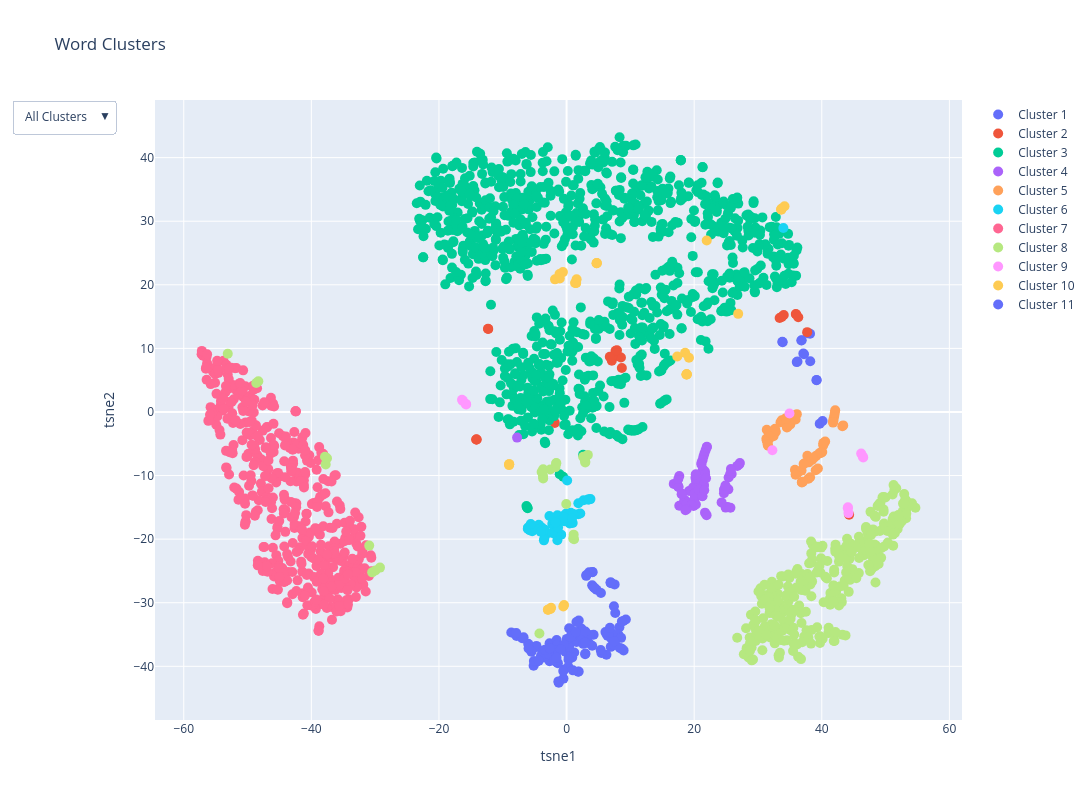

Source (notebook cell):
### Code cell
# Create a DataFrame for Plotly
df = pd.DataFrame({
    'PCA1': X_tsne[:, 0],
    'PCA2': X_tsne[:, 1],
    'Cluster': labels,
    'Word': unique_lemma
})
# pca1_min, pca1_max = df['PCA1'].min(), df['PCA1'].max()
# pca2_min, pca2_max = df['PCA2'].min(), df['PCA2'].max()
# Create a scatter plot with Plotly
fig = go.Figure()

# Add traces for each cluster
for cluster in range(1, optimal_clusters + 1):
    cluster_data = df[df['Cluster'] == cluster]
    fig.add_trace(go.Scatter(
        x=cluster_data['PCA1'],
        y=cluster_data['PCA2'],
        mode='markers',
        marker=dict(size=10),
        name=f'Cluster {cluster}',
        text=cluster_data['Word'],
        hovertemplate='%{text}<extra></extra>',
    ))

# Update layout with dropdown menu
fig.update_layout(
    title='Word Clusters',
    xaxis_title='tsne1',
    yaxis_title='tsne2',
    width=1600,  # Set the width of the figure
    height=800,  # Set the height of the figure
    # xaxis=dict(range=[pca1_min, pca1_max]),
    # yaxis=dict(range=[pca2_min, pca2_max]),
    updatemenus=[
        {
            'buttons': [
                {
                    'label': 'All Clusters',
                    'method': 'update',
                    'args': [{'visible': [True] * optimal_clusters},
                             {'title': 'All Clusters'}]
                }
            ] + [
                {
                    'label': f'Cluster {i}',
                    'method': 'update',
                    'args': [{'visible': [j == i - 1 for j in range(optimal_clusters)]},
                             {'title': f'Cluster {i}'}]
                } for i in range(1, optimal_clusters + 1)
            ],
            'direction': 'down',
            'showactive': True
        }
    ]
)

fig.show()

### Figure 1 — Plotly figure (JSON) as saved in the notebook; plotly's stock layout.template omitted (floating-point values rounded to 4 significant figures; data arrays with more than 128 entries replaced by an {"elided": "..."} marker saying what was removed)
{"data": [{"hovertemplate": "%{text}<extra></extra>", "marker": {"size": 10}, "mode": "markers", "name": "Cluster 1", "text": [["a", "PART"], ["avea", "AUX"], ["ca", "SCONJ"], ["ci", "CCONJ"], ["că", "SCONJ"], ["căci", "CCONJ"], ["dacă", "SCONJ"], ["dar", "CCONJ"], ["deci", "CCONJ"], ["deoarece", "SCONJ"], ["deși", "SCONJ"], ["el", "PRON"], ["eu", "PRON"], ["fi", "AUX"], ["fie", "CCONJ"], ["fiindcă", "SCONJ"], ["fără", "SCONJ"], ["nu", "PART"], ["ori", "CCONJ"], ["până", "SCONJ"], ["sau", "CCONJ"], ["sine", "PRON"], ["să", "PART"], ["tu", "PRON"], ["vrea", "AUX"], ["încât", "SCONJ"], ["însă", "CCONJ"], ["întrucât", "SCONJ"], ["și", "CCONJ"]], "type": "scatter", "x": [33.87, 39.18, 7.533, 4.704, 36.19, 3.085, 36.08, 7.425, 4.014, 7.017, 6.908, 37.79, 36.84, 39.18, 4.213, 4.037, 3.534, 37.22, 4.406, 4.08, 39.68, 38.16, 37.11, 36.8, 33.81, 6.902, 5.386, 3.109, 40.12], "y": [10.96, 5.022, -27.12, -27.95, 7.927, -25.77, 7.841, -30.56, -27.25, -26.94, -26.88, 12.38, 11.27, 5.008, -27.51, -25.19, -25.22, 9.091, -27.71, -25.17, -1.841, 12.3, 9.196, 11.24, 11.04, -26.8, -28.47, -25.65, -1.413]}, {"hovertemplate": "%{text}<extra></extra>", "marker": {"size": 10}, "mode": "markers", "name": "Cluster 2", "text": [["acela", "PRON"], ["acesta", "PRON"], ["altul", "PRON"], ["care", "PRON"], ["ce", "PRON"], ["celălalt", "PRON"], ["ceva", "PRON"], ["cine", "PRON"], ["cineva", "PRON"], ["câtva", "PRON"], ["dumneata", "PRON"], ["dumneavoastră", "PRON"], ["fiecare", "PRON"], ["lui", "PRON"], ["meu", "PRON"], ["mult", "PRON"], ["nimeni", "PRON"], ["nimic", "PRON"], ["oricare", "PRON"], ["orice", "PRON"], ["său", "PRON"], ["tot", "PRON"], ["unul", "PRON"]], "type": "scatter", "x": [35.93, 35.99, 33.39, 37.71, 36.32, 8.664, 7.902, 7.092, 7.167, -12.28, -1.846, 44.28, 8.1, -14.17, -14.11, 8.522, 7.143, 7.68, -12.31, 6.772, -14.1, 33.73, 34.04], "y": [15.42, 15.35, 14.77, 12.55, 14.89, 6.912, 9.693, 8.054, 8.61, 13.05, -1.715, -16.17, 8.776, -4.318, -4.323, 8.578, 8.714, 9.63, 13.09, 8.676, -4.334, 14.96, 15.25]}, {"hovertemplate": "%{text}<extra></extra>", "marker": {"size": 10}, "mode": "markers", "name": "Cluster 3", "text": {"elided": "1035x2 str values"}, "type": "scatter", "x": {"elided": "1035 float values"}, "y": {"elided": "1035 float values"}}, {"hovertemplate": "%{text}<extra></extra>", "marker": {"size": 10}, "mode": "markers", "name": "Cluster 4", "text": {"elided": "73x2 str values"}, "type": "scatter", "x": [19.2, 22.0, 21.36, 21.31, 20.2, 21.66, 20.54, 20.57, 21.64, 20.29, 19.85, 17.66, 20.51, 20.1, 18.45, 18.53, 18.8, 17.33, 21.96, 21.68, 17.54, 16.8, 17.37, 17.53, 17.67, 17.51, 18.1, 18.03, 19.8, 21.71, 20.39, 21.49, 21.54, 20.39, 20.14, 20.09, 20.1, 21.79, 21.86, 20.74, 21.6, 21.26, 19.91, 21.46, 21.57, 21.32, 20.27, 21.14, 21.13, 19.58, 18.83, 20.25, 18.63, 25.36, -7.757, 25.4, 27.16, 25.24, 24.94, 25.68, 21.7, 24.84, 25.65, 27.05, 25.0, 26.76, 24.3, 25.88, 25.76, 24.67, 21.94, 24.67, 24.9], "y": [-12.44, -5.46, -9.0, -13.26, -10.33, -9.311, -11.22, -10.62, -9.464, -10.87, -11.84, -14.75, -10.95, -13.48, -13.88, -13.86, -14.52, -11.22, -5.545, -10.36, -11.76, -11.31, -11.47, -11.8, -10.07, -10.55, -12.87, -12.92, -14.05, -9.789, -12.05, -11.65, -11.49, -13.07, -12.8, -12.81, -13.59, -6.018, -10.43, -12.21, -6.531, -13.2, -14.8, -7.01, -12.31, -7.558, -14.55, -8.01, -8.243, -14.62, -15.31, -9.814, -15.46, -12.17, -4.03, -10.31, -8.036, -14.96, -15.04, -15.06, -15.84, -12.08, -9.757, -8.258, -14.96, -8.481, -14.22, -9.762, -8.98, -12.77, -16.22, -12.21, -11.58]}, {"hovertemplate": "%{text}<extra></extra>", "marker": {"size": 10}, "mode": "markers", "name": "Cluster 5", "text": [["a", "ADP"], ["acel", "DET"], ["același", "DET"], ["acest", "DET"], ["al", "DET"], ["alt", "DET"], ["anumit", "DET"], ["asupra", "ADP"], ["atât", "DET"], ["ca", "ADP"], ["care", "DET"], ["ce", "DET"], ["celălalt", "DET"], ["conform", "ADP"], ["cu", "ADP"], ["cât", "DET"], ["câtva", "DET"], ["către", "ADP"], ["datorită", "ADP"], ["de", "ADP"], ["deasupra", "ADP"], ["despre", "ADP"], ["din", "ADP"], ["dintre", "ADP"], ["dintru", "ADP"], ["drept", "ADP"], ["după", "ADP"], ["fiecare", "DET"], ["fără", "ADP"], ["la", "ADP"], ["lângă", "ADP"], ["mult", "DET"], ["nici_un", "DET"], ["niște", "DET"], ["oarecare", "DET"], ["oricare", "DET"], ["orice", "DET"], ["pe", "ADP"], ["pentru", "ADP"], ["peste", "ADP"], ["potrivit", "ADP"], ["prin", "ADP"], ["printre", "ADP"], ["printru", "ADP"], ["privind", "ADP"], ["puțin", "DET"], ["până", "ADP"], ["spre", "ADP"], ["sub", "ADP"], ["tot", "DET"], ["un", "DET"], ["vreun", "DET"], ["împotriva", "ADP"], ["în", "ADP"], ["înaintea", "ADP"], ["între", "ADP"], ["întru", "ADP"]], "type": "scatter", "x": [35.93, 33.53, 33.73, 36.09, 43.22, 35.53, 34.58, 39.39, 31.66, 40.33, 31.38, 31.32, 32.8, 38.17, 41.86, 31.38, 34.54, 37.74, 37.9, 42.1, 36.88, 38.48, 41.82, 40.07, 37.31, 36.21, 40.23, 34.3, 39.14, 41.96, 35.8, 35.07, 31.57, 32.43, 31.59, 31.83, 34.44, 41.77, 41.76, 37.95, 37.05, 40.53, 36.83, 37.15, 39.86, 31.51, 35.89, 38.84, 39.62, 35.9, 43.35, 32.68, 39.05, 42.04, 36.88, 39.86, 40.23], "y": [-9.32, -1.607, -1.313, -0.3389, -2.247, -0.9895, -2.35, -8.884, -4.354, -4.901, -2.783, -4.23, -3.116, -10.25, -1.067, -4.535, -2.439, -6.899, -10.5, 0.2719, -11.02, -7.539, -1.404, -6.308, -8.051, -9.608, -5.251, -1.031, -6.868, -0.6117, -9.105, -1.963, -4.01, -3.823, -5.3, -3.272, -1.033, -1.543, -1.671, -7.926, -10.96, -4.632, -9.22, -8.197, -6.464, -5.133, -9.861, -7.163, -6.482, -1.19, -2.112, -2.643, -9.168, -0.1028, -11.07, -6.37, -4.903]}, {"hovertemplate": "%{text}<extra></extra>", "marker": {"size": 10}, "mode": "markers", "name": "Cluster 6", "text": [["Alexandru", "PROPN"], ["Anglia", "PROPN"], ["Arghezi", "PROPN"], ["BGN", "PROPN"], ["București", "PROPN"], ["Carpați", "PROPN"], ["Cuza", "PROPN"], ["Dumnezeu", "PROPN"], ["EUJUST", "PROPN"], ["EUPOL", "PROPN"], ["Eminescu", "PROPN"], ["Europa", "PROPN"], ["Franța", "PROPN"], ["George", "PROPN"], ["Germania", "PROPN"], ["Goldstein", "PROPN"], ["Grigore", "PROPN"], ["HIV", "PROPN"], ["Iași", "PROPN"], ["Ioan", "PROPN"], ["Ion", "PROPN"], ["Iosif", "PROPN"], ["Irak", "PROPN"], ["Israel", "PROPN"], ["Italia", "PROPN"], ["Londra", "PROPN"], ["Maria", "PROPN"], ["Mauritius", "PROPN"], ["Mihai", "PROPN"], ["Moldova", "PROPN"], ["Moscova", "PROPN"], ["Nicolae", "PROPN"], ["O'Brien", "PROPN"], ["Oceania", "PROPN"], ["Paris", "PROPN"], ["Paul", "PROPN"], ["România", "PROPN"], ["Rusia", "PROPN"], ["Stalevo", "PROPN"], ["THEMIS", "PROPN"], ["Tamiflu", "PROPN"], ["Tarceva", "PROPN"], ["Telzir", "PROPN"], ["Timișoara", "PROPN"], ["Transilvania", "PROPN"], ["Ucraina", "PROPN"], ["Ungaria", "PROPN"], ["Viena", "PROPN"], ["Winston", "PROPN"], ["Ștefan", "PROPN"]], "type": "scatter", "x": [-6.043, -1.569, -3.323, -1.432, 3.743, -2.237, -3.493, -0.8475, -4.674, -2.683, -1.531, 1.847, 0.3769, -4.357, -0.3718, -1.58, -3.843, 0.2081, 3.362, -5.384, -6.078, -3.896, 0.5077, -1.171, -0.05785, 1.831, -3.393, 0.4771, -5.788, 2.668, -0.39, -4.939, -1.439, -2.239, 2.15, -4.05, 33.98, 0.6622, 0.9615, -3.55, -1.854, -1.556, -1.326, 3.491, 1.05, -0.3281, -1.739, 0.8505, 0.09072, -5.613], "y": [-18.17, -17.56, -19.4, -16.24, -13.7, -17.6, -19.94, -19.3, -18.25, -16.37, -19.39, -14.36, -16.23, -17.73, -16.29, -19.31, -18.37, -17.25, -13.78, -18.74, -18.37, -18.19, -17.05, -17.2, -15.96, -16.07, -18.53, -17.53, -18.6, -13.89, -17.19, -18.41, -20.16, -19.04, -15.98, -18.83, 28.93, -15.85, -17.47, -20.19, -18.11, -17.85, -18.17, -13.75, -16.05, -16.65, -17.39, -16.8, -10.77, -17.62]}, {"hovertemplate": "%{text}<extra></extra>", "marker": {"size": 10}, "mode": "markers", "name": "Cluster 7", "text": {"elided": "458x2 str values"}, "type": "scatter", "x": {"elided": "458 float values"}, "y": {"elided": "458 float values"}}, {"hovertemplate": "%{text}<extra></extra>", "marker": {"size": 10}, "mode": "markers", "name": "Cluster 8", "text": {"elided": "316x2 str values"}, "type": "scatter", "x": {"elided": "316 float values"}, "y": {"elided": "316 float values"}}, {"hovertemplate": "%{text}<extra></extra>", "marker": {"size": 10}, "mode": "markers", "name": "Cluster 9", "text": [["-a", "DET"], ["-lea", "DET"], ["-ul", "DET"], ["-ului", "DET"], ["acela", "DET"], ["acesta", "DET"], ["cel", "DET"], ["lui", "DET"], ["meu", "DET"], ["său", "DET"], ["tău", "DET"], ["însuși", "DET"]], "type": "scatter", "x": [-16.25, -16.39, -15.74, -15.81, 44.08, 44.1, 34.94, 46.17, 46.49, 46.41, 44.18, 32.25], "y": [1.745, 1.935, 1.193, 1.281, -15.15, -14.98, -0.2453, -6.535, -7.17, -6.965, -15.9, -6.024]}, {"hovertemplate": "%{text}<extra></extra>", "marker": {"size": 10}, "mode": "markers", "name": "Cluster 10", "text": [["afara", "ADV"], ["ajutor", "NOUN"], ["asemenea", "ADJ"], ["asemenea", "ADV"], ["cadru", "NOUN"], ["ciudă", "NOUN"], ["comun", "NOUN"], ["conformitate", "NOUN"], ["consecință", "NOUN"], ["continuare", "NOUN"], ["excepție", "NOUN"], ["exemplu", "NOUN"], ["față", "NOUN"], ["general", "NOUN"], ["interior", "NOUN"], ["intermediu", "NOUN"], ["jur", "NOUN"], ["lung", "NOUN"], ["obicei", "NOUN"], ["parcurs", "NOUN"], ["plus", "ADV"], ["prezent", "NOUN"], ["pricină", "NOUN"], ["principal", "NOUN"], ["privință", "NOUN"], ["privire", "NOUN"], ["special", "ADV"], ["urmare", "NOUN"], ["urmă", "NOUN"], ["vedere", "NOUN"], ["vigoare", "NOUN"], ["vitro", "NOUN"], ["îndată", "ADV"], ["întregime", "NOUN"]], "type": "scatter", "x": [-2.429, 18.58, -0.393, -2.895, 26.9, -1.06, -8.991, 34.16, -0.5713, 4.737, 1.573, 18.83, 33.65, 18.82, 17.35, 1.501, 19.18, 1.328, 18.84, 1.485, -2.534, 18.79, -1.26, -8.987, -1.813, 21.97, -0.5165, 4.738, 33.72, 33.63, 4.692, -9.008, -2.928, -1.106], "y": [-30.8, 9.3, -30.34, -31.1, 15.43, 20.99, -8.241, 32.35, 22.0, 23.38, 20.88, 5.918, 31.82, 5.899, 8.726, 20.3, 8.54, 20.29, 5.933, 20.29, -30.99, 5.891, 21.07, -8.207, 20.86, 26.97, -30.59, 23.44, 31.99, 31.88, 23.4, -8.359, -31.11, 21.69]}, {"hovertemplate": "%{text}<extra></extra>", "marker": {"size": 10}, "mode": "markers", "name": "Cluster 11", "text": {"elided": "111x2 str values"}, "type": "scatter", "x": [1.198, -2.657, 1.212, 2.345, 6.898, -2.723, -5.841, -0.3697, -3.146, 2.316, 6.263, -5.164, 0.6361, -2.659, 6.656, 7.394, -1.228, 6.486, 1.571, 6.416, 6.925, -1.552, 7.005, 7.143, -2.793, 1.817, 0.2725, 7.623, -1.27, -4.725, -1.681, -3.207, 8.903, 0.4064, 9.287, 8.282, -0.4824, 8.666, -4.738, 3.521, -0.1978, 0.9948, -3.567, 0.884, 0.3977, 7.46, -4.716, 0.3376, -1.945, 6.248, 0.04018, -6.017, -1.507, -6.742, 7.63, -1.452, 4.235, -7.84, -6.954, 1.899, -5.51, -3.722, 1.91, 38.19, -2.573, 8.107, -8.667, 8.94, 3.237, -2.916, 8.359, -2.151, -1.572, 4.017, -4.011, -1.233, -5.956, 2.913, -8.079, 5.461, 1.001, 2.95, 8.545, -0.4048, -1.597, 2.338, -0.5177, 0.8044, -7.887, -5.126, -2.781, 1.55, 0.6125, 0.3012, 5.352, -1.356, 6.097, 1.462, -0.9189, 8.671, -1.953, 2.614, 3.644, -3.393, 6.796, 2.945, -2.604, 7.483, 2.934, -1.574, -4.355], "y": [-37.83, -39.19, -36.04, -35.23, -35.08, -38.29, -36.72, -40.5, -37.89, -34.06, -34.92, -39.92, -34.16, -36.38, -35.05, -36.37, -42.59, -34.84, -36.16, -35.19, -36.94, -35.86, -35.61, -34.84, -37.15, -40.86, -40.08, -36.55, -42.37, -36.79, -38.2, -37.72, -32.86, -34.03, -32.64, -33.84, -41.94, -37.24, -39.31, -36.37, -37.71, -35.22, -38.56, -38.63, -36.94, -36.64, -36.98, -38.61, -37.59, -38.17, -35.69, -36.46, -36.99, -35.42, -31.61, -36.61, -35.04, -35.24, -35.6, -40.82, -37.72, -37.6, -32.81, 7.965, -38.23, -35.01, -34.68, -37.5, -35.47, -38.81, -37.11, -38.33, -39.35, -36.77, -38.36, -42.43, -37.19, -38.09, -34.86, -37.92, -40.64, -37.98, -35.52, -36.62, -37.45, -35.16, -40.75, -34.98, -34.75, -39.17, -38.11, -33.02, -35.34, -38.97, -37.43, -39.5, -34.59, -34.62, -37.35, -32.94, -39.09, -36.47, -35.09, -37.39, -33.94, -34.53, -37.21, -36.1, -36.27, -38.67, -39.1]}], "layout": {"height": 800, "title": {"text": "Word Clusters"}, "updatemenus": [{"buttons": [{"args": [{"visible": [true, true, true, true, true, true, true, true, true, true, true]}, {"title": "All Clusters"}], "label": "All Clusters", "method": "update"}, {"args": [{"visible": [true, false, false, false, false, false, false, false, false, false, false]}, {"title": "Cluster 1"}], "label": "Cluster 1", "method": "update"}, {"args": [{"visible": [false, true, false, false, false, false, false, false, false, false, false]}, {"title": "Cluster 2"}], "label": "Cluster 2", "method": "update"}, {"args": [{"visible": [false, false, true, false, false, false, false, false, false, false, false]}, {"title": "Cluster 3"}], "label": "Cluster 3", "method": "update"}, {"args": [{"visible": [false, false, false, true, false, false, false, false, false, false, false]}, {"title": "Cluster 4"}], "label": "Cluster 4", "method": "update"}, {"args": [{"visible": [false, false, false, false, true, false, false, false, false, false, false]}, {"title": "Cluster 5"}], "label": "Cluster 5", "method": "update"}, {"args": [{"visible": [false, false, false, false, false, true, false, false, false, false, false]}, {"title": "Cluster 6"}], "label": "Cluster 6", "method": "update"}, {"args": [{"visible": [false, false, false, false, false, false, true, false, false, false, false]}, {"title": "Cluster 7"}], "label": "Cluster 7", "method": "update"}, {"args": [{"visible": [false, false, false, false, false, false, false, true, false, false, false]}, {"title": "Cluster 8"}], "label": "Cluster 8", "method": "update"}, {"args": [{"visible": [false, false, false, false, false, false, false, false, true, false, false]}, {"title": "Cluster 9"}], "label": "Cluster 9", "method": "update"}, {"args": [{"visible": [false, false, false, false, false, false, false, false, false, true, false]}, {"title": "Cluster 10"}], "label": "Cluster 10", "method": "update"}, {"args": [{"visible": [false, false, false, false, false, false, false, false, false, false, true]}, {"title": "Cluster 11"}], "label": "Cluster 11", "method": "update"}], "direction": "down", "showactive": true}], "width": 1600, "xaxis": {"title": {"text": "tsne1"}}, "yaxis": {"title": {"text": "tsne2"}}}}
